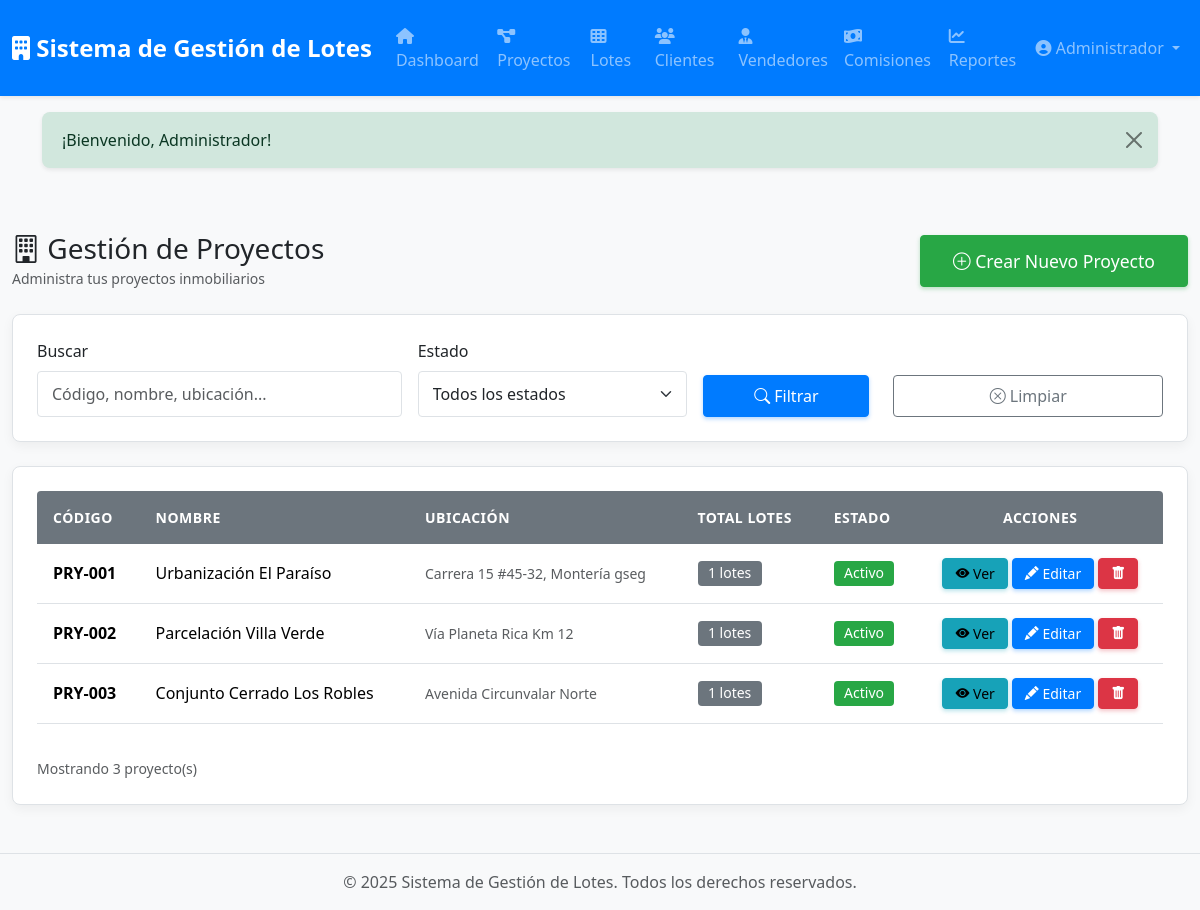
Page /proyectos (signed in) on the committed database.
### tables this page shows
CREATE TABLE `proyectos` (
  `id` int(10) UNSIGNED NOT NULL,
  `codigo` varchar(20) NOT NULL COMMENT 'Código único del proyecto',
  `nombre` varchar(150) NOT NULL,
  `ubicacion` varchar(255) DEFAULT NULL,
  `descripcion` text DEFAULT NULL,
  `estado` enum('activo','completado','pausado','cancelado') DEFAULT 'activo',
  `fecha_inicio` date DEFAULT NULL,
  `fecha_finalizacion` date DEFAULT NULL,
  `total_lotes` int(10) UNSIGNED DEFAULT 0 COMMENT 'Total de lotes en el proyecto',
  `observaciones` text DEFAULT NULL,
  `created_at` timestamp NULL DEFAULT current_timestamp(),
  `updated_at` timestamp NULL DEFAULT current_timestamp() ON UPDATE current_timestamp()
);

### app/Views/proyectos/index.php (the view, shortened to what the rows shown need)
<div class="container-fluid py-4">
    <div class="d-flex justify-content-between align-items-center mb-4">
        <div>
            <h1 class="h3 mb-0">
                <i class="bi bi-building"></i> Gestión de Proyectos
            </h1>
            <small class="text-muted">Administra tus proyectos inmobiliarios</small>
        </div>
        <a href="/proyectos/create" class="btn btn-success btn-lg">
            <i class="bi bi-plus-circle"></i> Crear Nuevo Proyecto
        </a>
    </div>
    <div class="card mb-4">
        <div class="card-body">
            <form method="GET" action="/proyectos" class="row g-3">
                <div class="col-md-4">
                    <label for="busqueda" class="form-label">Buscar</label>
                    <input type="text" name="busqueda" id="busqueda" class="form-control"
                           placeholder="Código, nombre, ubicación..."
                           value="<?= htmlspecialchars($filtros['busqueda'] ?? '') ?>">
                </div>
                <div class="col-md-3">
                    <label for="estado" class="form-label">Estado</label>
                    <select name="estado" id="estado" class="form-select">
                        <option value="">Todos los estados</option>
                    </select>
                </div>
                <div class="col-md-2 d-flex align-items-end">
                    <button type="submit" class="btn btn-primary w-100 me-2">
                        <i class="bi bi-search"></i> Filtrar
                    </button>
                </div>
                <div class="col-md-3 d-flex align-items-end">
                    <a href="/proyectos" class="btn btn-outline-secondary w-100">
                        <i class="bi bi-x-circle"></i> Limpiar
                    </a>
                </div>
            </form>
        </div>
    </div>
    <div class="card">
        <div class="card-body">
            <?php if (empty($proyectos)): ?>
                <div class="text-center py-5">
                    <i class="bi bi-building display-1 text-muted"></i>
                    <p class="lead text-muted mt-3">No hay proyectos registrados</p>
                    <p class="text-muted">Comienza creando tu primer proyecto inmobiliario</p>
                    <a href="/proyectos/create" class="btn btn-success btn-lg mt-3">
                        <i class="bi bi-plus-circle"></i> Crear Primer Proyecto
                    </a>
                </div>
            <?php else: ?>
                <div class="table-responsive">
                    <table class="table table-hover align-middle">
                        <thead class="table-light">
                            <tr>
                                <th>Código</th>
                                <th>Nombre</th>
                                <th>Ubicación</th>
                                <th>Total Lotes</th>
                                <th>Estado</th>
                                <th class="text-center">Acciones</th>
                            </tr>
                        </thead>
                        <tbody>
                            <?php foreach ($proyectos as $proyecto): ?>
                                <tr>
                                    <td>
                                        <strong><?= htmlspecialchars($proyecto['codigo']) ?></strong>
                                    </td>
                                    <td>
                                        <?= htmlspecialchars($proyecto['nombre']) ?>
                                    </td>
                                    <td>
                                        <small class="text-muted">
                                            <?= htmlspecialchars($proyecto['ubicacion']) ?>
                                        </small>
                                    </td>
                                    <td>
                                        <span class="badge bg-secondary">
                                            <?= $proyecto['total_lotes'] ?? 0 ?> lotes
                                        </span>
                                    </td>
                                    <td>
                                        <?php
                                        $estadoBadge = [
                                            'planificacion' => 'bg-warning',
                                            'activo' => 'bg-success',
                                            'vendido' => 'bg-info',
                                            'suspendido' => 'bg-danger'
                                        ];
                                        $badgeClass = $estadoBadge[$proyecto['estado']] ?? 'bg-secondary';
                                        ?>
                                        <span class="badge <?= $badgeClass ?>">
                                            <?= ucfirst($proyecto['estado']) ?>
                                        </span>
                                    </td>
                                    <td>
                                        <div class="d-flex gap-1 justify-content-center">
                                            <a href="/proyectos/show/<?= $proyecto['id'] ?>"
                                               class="btn btn-sm btn-info"
                                               title="Ver proyecto y lotes">
                                                <i class="bi bi-eye-fill"></i> Ver
                                            </a>
                                            <a href="/proyectos/edit/<?= $proyecto['id'] ?>"
                                               class="btn btn-sm btn-primary"
                                               title="Editar proyecto">
                                                <i class="bi bi-pencil-fill"></i> Editar
                                            </a>
                                            <?php if (can('eliminar_proyectos')): ?>
                                                <button type="button"
                                                        class="btn btn-sm btn-danger"
                                                        title="Eliminar proyecto"
                                                        onclick="confirmarEliminacion(<?= $proyecto['id'] ?>, '<?= htmlspecialchars($proyecto['nombre']) ?>', <?= $proyecto['total_lotes'] ?? 0 ?>)">
                                                    <i class="bi bi-trash-fill"></i>
                                                </button>
                                            <?php endif; ?>
                                        </div>
                                    </td>
                                </tr>
                            <?php endforeach; ?>
                        </tbody>
                    </table>
                </div>
                <div class="mt-3">
                    <small class="text-muted">
                        Mostrando <?= count($proyectos) ?> proyecto(s)
                    </small>
                </div>
            <?php endif; ?>
        </div>
    </div>
</div>

### core/Router.php (shortened to what the rows shown need)
<?php
class Router
{
    private $routes = [];
    public function __construct($baseUrl = '')
    {
        $this->baseUrl = rtrim($baseUrl, '/');
    }
    private function addRoute($method, $uri, $handler)
    {
        $uri = '/' . trim($uri, '/');
        $this->routes[] = [
            'method' => $method,
            'uri' => $uri,
            'handler' => $handler,
            'pattern' => $this->convertUriToPattern($uri)
        ];
    }
    private function convertUriToPattern($uri)
    {
        $pattern = preg_replace('/\{([a-z_]+)\}/', '([^/]+)', $uri);
        return '#^' . $pattern . '$#';
    }
    public function dispatch()
    {
        $requestMethod = $_SERVER['REQUEST_METHOD'];
        $requestUri = $this->getRequestUri();
        foreach ($this->routes as $route) {
            if ($route['method'] !== $requestMethod) {
                continue;
            }
            if (preg_match($route['pattern'], $requestUri, $matches)) {
                array_shift($matches);
                return $this->callHandler($route['handler'], $matches);
            }
        }
    }
    private function getRequestUri()
    {
        $uri = parse_url($_SERVER['REQUEST_URI'], PHP_URL_PATH);
        return '/' . trim($uri, '/');
    }
    private function callHandler($handler, $params = [])
    {
        if (is_string($handler) && strpos($handler, '@') !== false) {
            list($controller, $method) = explode('@', $handler);
            $controllerInstance = new $controllerClass();
            return call_user_func_array([$controllerInstance, $method], $params);
        }
        throw new Exception("Invalid route handler");
    }
}

### rows in the picture
proyectos: codigo "PRY-001", nombre "Urbanización El Paraíso", ubicacion "Carrera 15 #45-32, Montería gseg", total_lotes "1", estado "Activo"
proyectos: codigo "PRY-002", nombre "Parcelación Villa Verde", ubicacion "Vía Planeta Rica Km 12", total_lotes "1", estado "Activo"
proyectos: codigo "PRY-003", nombre "Conjunto Cerrado Los Robles", ubicacion "Avenida Circunvalar Norte", total_lotes "1", estado "Activo"

### other values in the picture
count($proyectos) "3"
